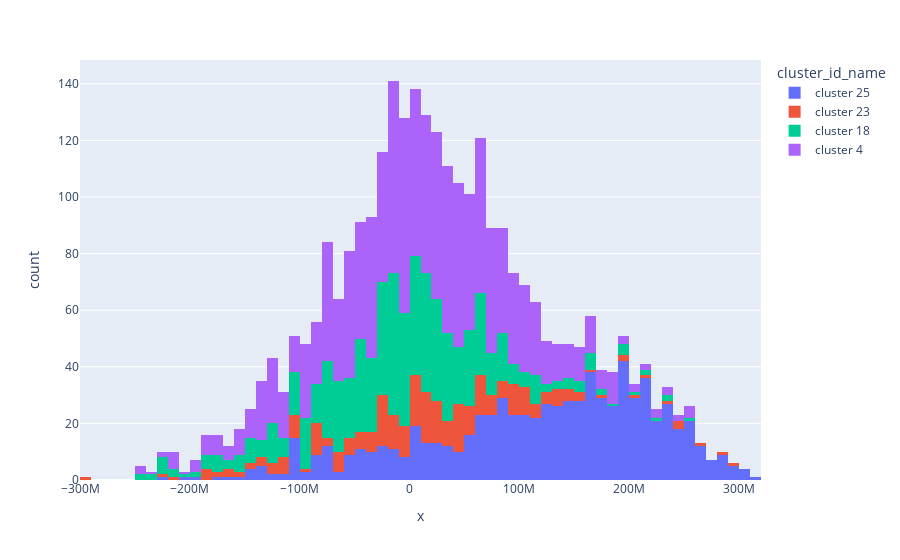

The code cell stored with this chart in its notebook:
### Code cell
px.histogram(df, x=df['lzstar']*df['estar'], color='cluster_id_name')

### Figure 1 — Plotly figure (JSON) as saved in the notebook; plotly's stock layout.template omitted (floating-point values rounded to 4 significant figures; data arrays with more than 128 entries replaced by an {"elided": "..."} marker saying what was removed)
{"data": [{"alignmentgroup": "True", "bingroup": "x", "hovertemplate": "cluster_id_name=cluster 25<br>x=%{x}<br>count=%{y}<extra></extra>", "legendgroup": "cluster 25", "marker": {"color": "#636efa", "pattern": {"shape": ""}}, "name": "cluster 25", "offsetgroup": "cluster 25", "orientation": "v", "showlegend": true, "type": "histogram", "x": {"elided": "782 float values"}, "xaxis": "x", "yaxis": "y"}, {"alignmentgroup": "True", "bingroup": "x", "hovertemplate": "cluster_id_name=cluster 23<br>x=%{x}<br>count=%{y}<extra></extra>", "legendgroup": "cluster 23", "marker": {"color": "#EF553B", "pattern": {"shape": ""}}, "name": "cluster 23", "offsetgroup": "cluster 23", "orientation": "v", "showlegend": true, "type": "histogram", "x": {"elided": "289 float values"}, "xaxis": "x", "yaxis": "y"}, {"alignmentgroup": "True", "bingroup": "x", "hovertemplate": "cluster_id_name=cluster 18<br>x=%{x}<br>count=%{y}<extra></extra>", "legendgroup": "cluster 18", "marker": {"color": "#00cc96", "pattern": {"shape": ""}}, "name": "cluster 18", "offsetgroup": "cluster 18", "orientation": "v", "showlegend": true, "type": "histogram", "x": {"elided": "696 float values"}, "xaxis": "x", "yaxis": "y"}, {"alignmentgroup": "True", "bingroup": "x", "hovertemplate": "cluster_id_name=cluster 4<br>x=%{x}<br>count=%{y}<extra></extra>", "legendgroup": "cluster 4", "marker": {"color": "#ab63fa", "pattern": {"shape": ""}}, "name": "cluster 4", "offsetgroup": "cluster 4", "orientation": "v", "showlegend": true, "type": "histogram", "x": {"elided": "1233 float values"}, "xaxis": "x", "yaxis": "y"}], "layout": {"barmode": "relative", "legend": {"title": {"text": "cluster_id_name"}, "tracegroupgap": 0}, "margin": {"t": 60}, "xaxis": {"anchor": "y", "domain": [0, 1], "title": {"text": "x"}}, "yaxis": {"anchor": "x", "domain": [0, 1], "title": {"text": "count"}}}}
